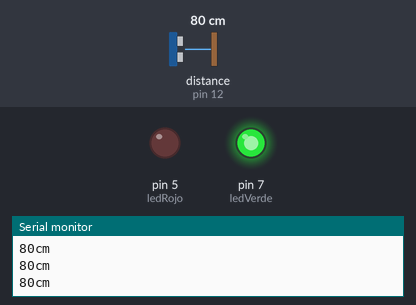
A sketch run on a simulated Arduino Uno, built with avr-gcc and run on an emulated ATmega328P. Parts: output pins drawn as LEDs (lit = HIGH), the last lines printed to the serial monitor. Wiring (inferred from the names in the program): ultrasonic range finder: trigger pin 13; echo pin 12. The test bench sets the inputs (shaded band); at power-on: distance to the obstacle (sensor on pin 12) 80 cm. The echo pulse lasts 58.3 µs per cm; pins used as bus, display or sensor lines are not drawn.

Above: at 1.2 s.
1.3 s: distance to the obstacle (sensor on pin 12) set to 12 cm
2.8 s: distance to the obstacle (sensor on pin 12) set to 9 cm
At 4.0 s:
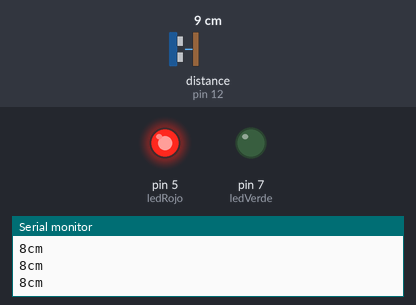
4.3 s: distance to the obstacle (sensor on pin 12) set to 18 cm
At 4.6 s:
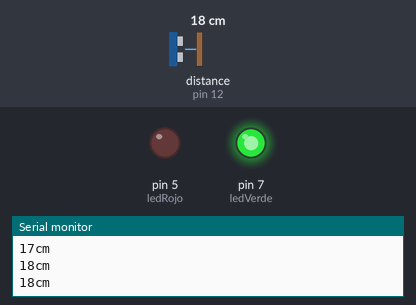
5.8 s: distance to the obstacle (sensor on pin 12) set to 2 cm
At 6.6 s:
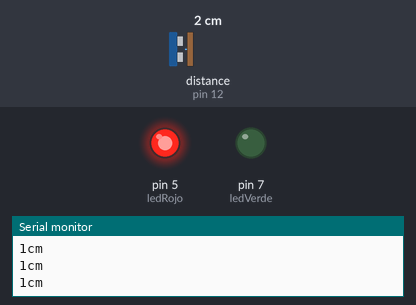
Timing chart, 0 to 8.3 s (numbered marks = the images above; inputs shaded):
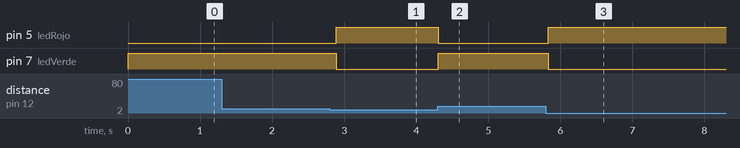

Measured:
- the behaviour switches between 11 and 10 cm on distance to the obstacle (sensor on pin 12) (found by bisection; images 0 and 1)
- after the input at 2.8 s, pin 5 (ledRojo): LOW → HIGH after 0.09 s; pin 7 (ledVerde): HIGH → LOW after 0.09 s
- after the input at 4.3 s, pin 5 (ledRojo): HIGH → LOW at once; pin 7 (ledVerde): LOW → HIGH at once
- after the input at 5.8 s, pin 5 (ledRojo): LOW → HIGH at once; pin 7 (ledVerde): HIGH → LOW at once

The sketch:

ultrasonico.ino
```cpp
int pingPin = 13; //Pin que emite los sonidos, Trig
int entradaPin = 12; //Pin que va a recibir de vuelta la onda

int ledRojo = 5; //LED rojo va en pin 5
int ledVerde = 7; //LED verde va en pin 7

/*Con esta variable podremos encender el LED rojo cuando
la distancia sea demasiado corta, puede ser
cambiada con solo cambiar el valor, ese valor esta en cm
*/
int zonaSegura = 10;

void setup(){

  //Inicializamos los pines como entradas y salidas
  pinMode(pingPin, OUTPUT);
  pinMode(ledRojo, OUTPUT);
  pinMode(ledVerde, OUTPUT);
  pinMode(entradaPin, INPUT);

  Serial.begin(9600); //Inicializamos la comunicacion serial

}

void loop(){

  //Creamos 2 variables, una para la duracion y otra para la distancia
  long duracion, distanciaEnCm;

  /*
  Hacemos un pulso bajo-alto-bajo para encender el sensor
  Al encender y apagar esperamos en microsegundos, de esta
  manera enviaremos nuestra primer onda
  */
  digitalWrite(pingPin, LOW); // Envía un pulso bajo
  delayMicroseconds(2);       // Espera dos microsegundos
  digitalWrite(pingPin, HIGH);// Envía un pulso alto
  delayMicroseconds(5);       // Espera 5 microsegundos
  digitalWrite(pingPin, LOW); // Se queda en espera

  /*Obtenemos la duracion de tiempo mientras
  el sensor este recibiendo la informacion
  */
  duracion = pulseIn(entradaPin, HIGH);

  /*
  Convertimos la duracion del tiempo a distancia
  La velocidad del sonido es de 340metros/segundo que
  es igual a 29 microsegundos por centimetro es por es
  que vamos a dividir la duracion entre 29.
  Despues se divide entre 2 porque es el tiempo que viaja
  el sonido de ida y de vuelta, solo queremos un valor pero
  ambos son iguales, es por eso que solo dividimos
  entre 2
  */
  distanciaEnCm = (duracion/29)/2;

  //Imprimimos la distancia en consola
  Serial.print(distanciaEnCm);
  Serial.print("cm");
  Serial.println();

  /*Prendemos los LED's, cuando la distancia es
  mayor a la zona segura se prende el LED verde y
  se apaga el rojo. Cuando la distancia es menor
  a la zona segura se prende el LED rojo y se apaga el LED
  verde
  */
  if(distanciaEnCm > zonaSegura){

    digitalWrite(ledVerde, HIGH);
    digitalWrite(ledRojo, LOW);

  }
  else{

    digitalWrite(ledVerde, LOW);
    digitalWrite(ledRojo, HIGH);

  }

  //Hacemos un delay antes de volver a sensar
  delay(100);

}
```
